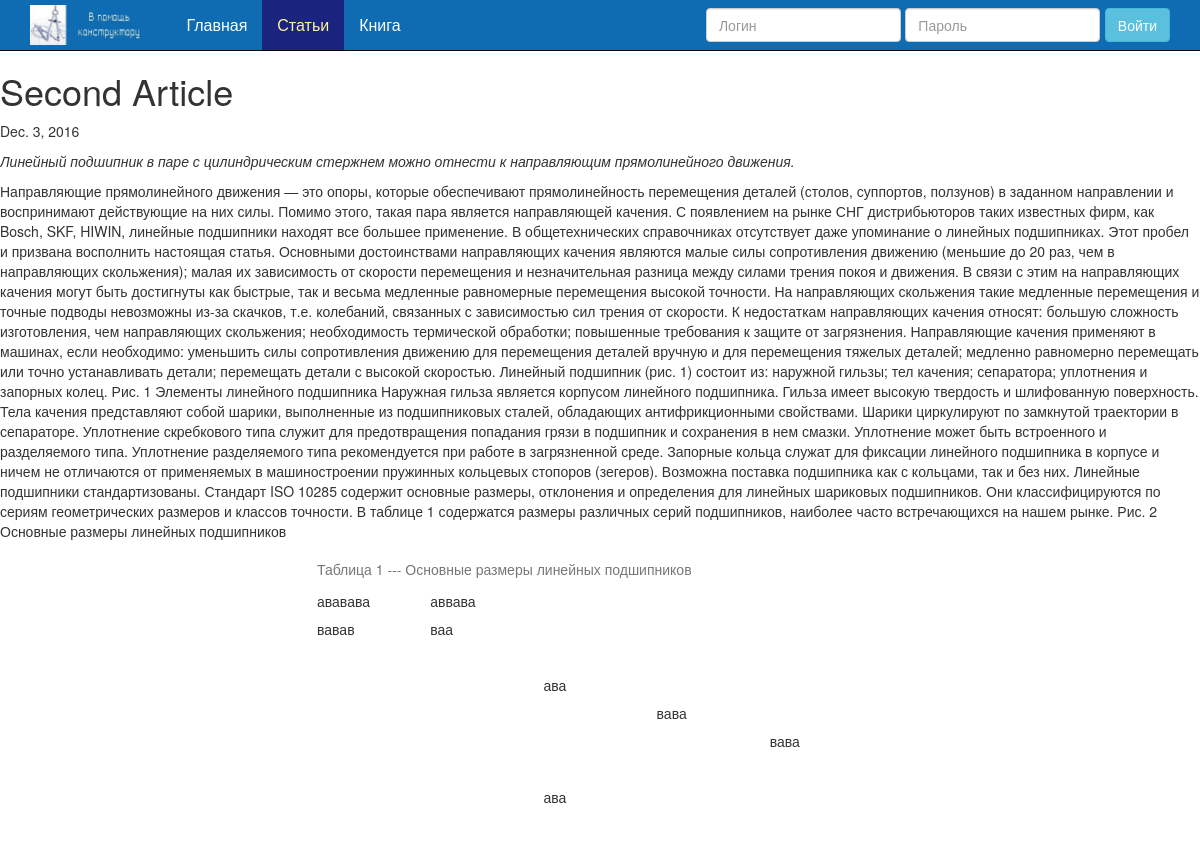
/articles/2 (upper part), run on an earlier commit of the app's database.
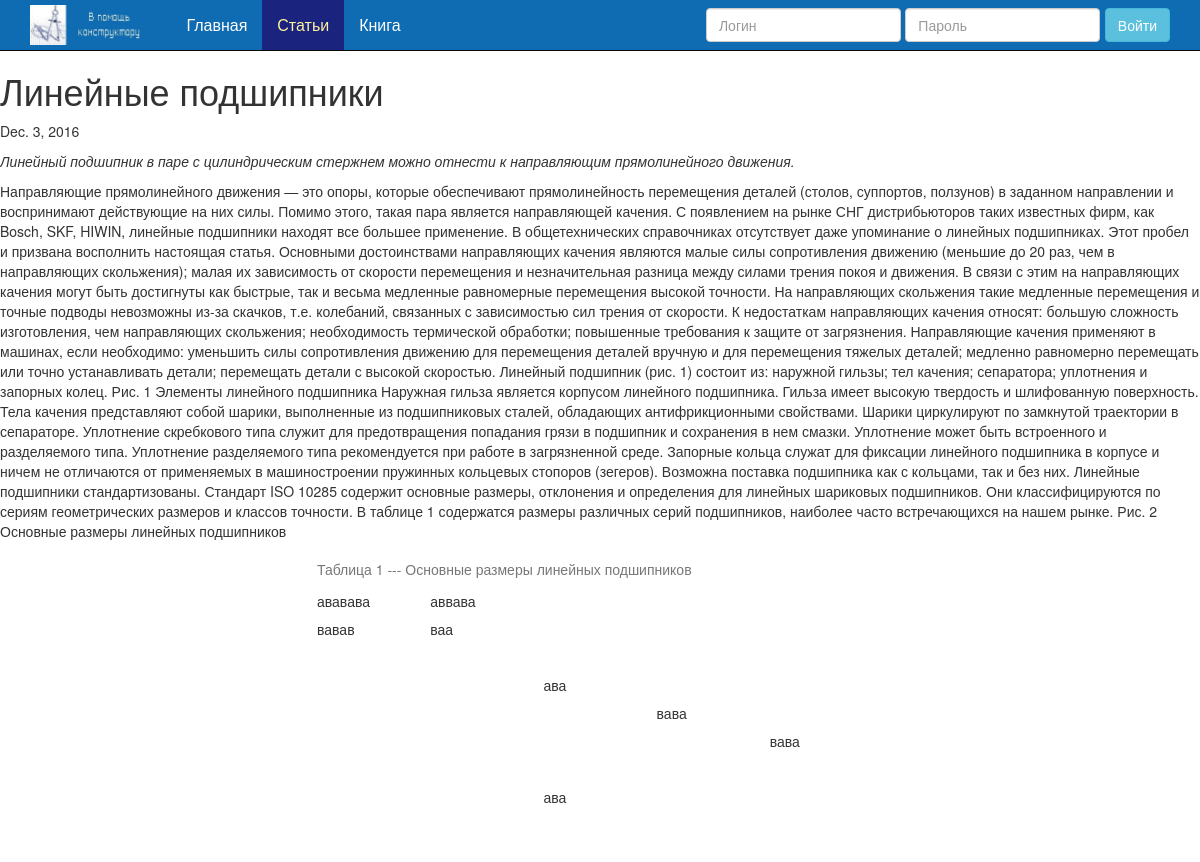
And on a later commit of the database.
### articles/models.py (models this page shows, shortened)
class Article(models.Model):
    title = models.CharField(max_length=200, default='')
    text = models.TextField(default='', blank=True)
    date_written = models.DateField(default=timezone.now)
    cover = FileBrowseField("Image", max_length=200, directory="/uploads", blank=True)

### articles/views.py (the view)
# urls.py: url(r'^(?P<pk>[0-9]+)$', ArticleDetail.as_view(), name="detail"),
class ArticleDetail(DetailView):
    model = Article
    template_name = 'articles/article_details.html'
    context_object_name = 'article'

### articles/templates/articles/article_details.html (shortened to what this page needs)
{% extends 'base.html' %}
{% block content %}
<div class="article_container">
    <h1>{{ article.title }}</h1>
    <p>{{ article.date_written }}</p>
    {{ article.text|safe }}
</div>
{% endblock %}

### templates/base.html (shortened to what this page needs)
{% load static %}
<!DOCTYPE html>
<html lang="en">
<head>
    <link href="{% static 'articles/css/bootstrap.min.css' %}" rel="stylesheet" type="text/css">
    <link rel="stylesheet" type="text/css" href="{% static 'articles/css/style.css' %}">
</head>
<body>
{% include 'nav.html' %}
{% block content %}
{% endblock %}
</body>
</html>

### templates/nav.html (shortened to what this page needs)
{% load static %}
<nav class="navbar navbar-inverse navbar-static-top" role="navigation">
    <div class="container">
    <div class="navbar-header">
        <a href="{% url 'index' %}" class="navbar-brand">
            <img src="/media/logo2.jpg" height="40" >
        </a>
</div>
    <div id="navbar" class="navbar-collapse collapse">
        <ul class="nav navbar-nav">
            {% if request.path == '/' %}
                <li class="active">
            {% else %}
                <li>
            {% endif %}
            <a href="{% url 'index' %}" id="home_link">Главная</a></li>
            {% if '/articles/' in request.path %}
                <li class="active">
            {% else %}
                <li>
            {% endif %}
            <a href="{% url 'articles:list' %}" id="articles_list_link">Статьи</a></li>
            {% if request.path == '/book/' %}
                <li class="active">
            {% else %}
                <li>
            {% endif %}
            <a href="{% url 'book:index' %}">Книга</a></li>
        </ul>
    {% if user.is_authenticated %}
        <p class="navbar-text navbar-right">Вы вошли как {{ user.username }} <a href="{% url 'auth_logout' %}?next={{ request.path }}"
        class="btn btn-info navbar-btn">Выйти</a></p>
    {% else %}
    <form class="navbar-form navbar-right" role="form" action="{% url 'auth_login' %}?next={{ request.path }}" method="post">
        <div class="form-group">
            <input type="text" class="form-control" placeholder="Логин" id="id_username" name="username">
        </div>
        <div class="form-group">
            <input type="password" class="form-control" placeholder="Пароль" id="id_password" name="password">
        </div>
        <button type="submit" class="btn btn-info">Войти</button>
    </form>
    {% endif %}
    </div>
</div>
</nav>

### articles/static/articles/css/style.css (style rules this page uses)
.navbar-inverse { background: #0F6BB2; font-size: 12pt; }
.navbar-inverse .navbar-nav li a, .navbar-inverse .navbar-brand, .navbar-inverse .navbar-text { color: white; }
.navbar-inverse .navbar-nav > .active > a, .navbar-inverse .navbar-nav > .active > a:hover, .navbar-inverse .navbar-nav > .active > a:focus { color: #fff49e; background: #1A237E; }
.navbar-inverse a.navbar-brand { padding: 5px 15px; }

What changed in the data, as far as the page shows it:
changed Article: title "Second Article" → "Линейные подшипники"
